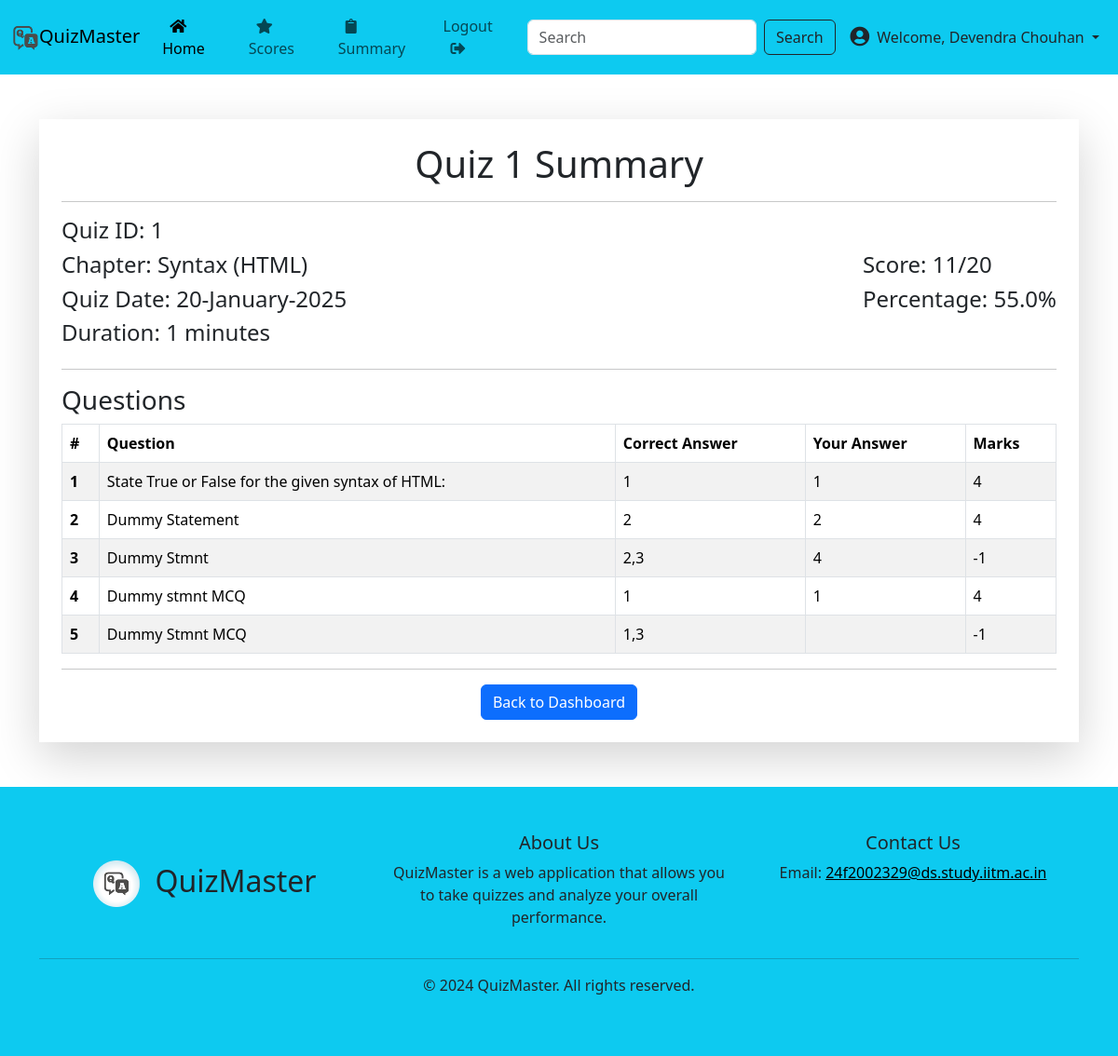
/user/quiz_score/1 (signed in), run on the app's committed database.
### app/models/models.py (models this page shows)
class Quiz(db.Model):
    id = db.Column(db.Integer, primary_key=True)
    quiz_date = db.Column(db.DateTime, nullable=True)
    duration = db.Column(db.Integer, nullable=False)
    status = db.Column(db.String(20), default='pending')
    chapter_id = db.Column(db.Integer, db.ForeignKey('chapter.id'), nullable=False)
    questions = db.relationship('Question', backref='quiz', lazy=True)

class Chapter(db.Model):
    id = db.Column(db.Integer, primary_key=True)
    name = db.Column(db.String(100), nullable=False)
    subject_id = db.Column(db.Integer, db.ForeignKey('subject.id'), nullable=False)
    quizzes = db.relationship('Quiz', backref='chapter', lazy=True)

class Subject(db.Model):
    id = db.Column(db.Integer, primary_key=True)
    name = db.Column(db.String(100), nullable=False)
    desc = db.Column(db.String(200), nullable=True)
    chapters = db.relationship('Chapter', backref='subject', lazy=True)

class Result(db.Model):
    id = db.Column(db.Integer, primary_key=True)
    user_id = db.Column(db.Integer, db.ForeignKey('user.id'), nullable=False)
    quiz_id = db.Column(db.Integer, db.ForeignKey('quiz.id'), nullable=False)
    score = db.Column(db.Integer, nullable=False)
    total_questions = db.Column(db.Integer, nullable=False)
    attempted_questions = db.Column(db.Integer, nullable=False)
    correct_answers = db.Column(db.Integer, nullable=False)
    partially_correct_answers = db.Column(db.Integer, nullable=False)
    wrong_answers = db.Column(db.Integer, nullable=False)
    skipped_questions = db.Column(db.Integer, nullable=False)
    status = db.Column(db.String(20), default='attempted')  # New status field
    created_at = db.Column(db.DateTime, default=datetime.now)
    total_marks_quiz = db.Column(db.Integer, nullable=False)
    user = db.relationship('User', backref='results', lazy=True)
    quiz = db.relationship('Quiz', backref='results', lazy=True)

class QuizAttempt(db.Model):
    id = db.Column(db.Integer, primary_key=True)
    quiz_id = db.Column(db.Integer, db.ForeignKey('quiz.id'), nullable=False)
    user_id = db.Column(db.Integer, db.ForeignKey('user.id'), nullable=False)
    question_id = db.Column(db.Integer, db.ForeignKey('question.id'), nullable=False)
    answers = db.Column(db.String(500), nullable=False)
    attempt_date = db.Column(db.DateTime, nullable=False, default=datetime.utcnow)
    user = db.relationship('User', backref='quiz_attempts', lazy=True)
    question = db.relationship('Question', backref='quiz_attempts', lazy=True)
    quiz = db.relationship('Quiz', backref='quiz_attempts', lazy=True)

class Question(db.Model):
    id = db.Column(db.Integer, primary_key=True)
    title = db.Column(db.String(200), nullable=False)
    text = db.Column(db.String(500), nullable=False)
    type = db.Column(db.String(20), nullable=False)
    quiz_id = db.Column(db.Integer, db.ForeignKey('quiz.id'), nullable=False)
    option1 = db.Column(db.String(200), nullable=True)
    option2 = db.Column(db.String(200), nullable=True)
    option3 = db.Column(db.String(200), nullable=True)
    option4 = db.Column(db.String(200), nullable=True)
    correct_options = db.Column(db.String(200), nullable=False)
    marks = db.Column(db.Integer, nullable=False, default=4)
    negative_marks = db.Column(db.Integer, nullable=False, default=0)
    question_image = db.Column(db.String(200), nullable=True)
    option1_image = db.Column(db.String(200), nullable=True)
    option2_image = db.Column(db.String(200), nullable=True)
    option3_image = db.Column(db.String(200), nullable=True)
    option4_image = db.Column(db.String(200), nullable=True)

### app/routes/user.py (the view)
@user_blueprint.route('quiz_score/<int:quiz_id>')
def quiz_score(quiz_id):
    quiz = Quiz.query.get(quiz_id)
    if not quiz:
        flash('Quiz not found!', 'error')
        return redirect(url_for('user.dashboard'))
    user_id = session.get('user_id')
    if not user_id:
        flash('You must be logged in to view quiz scores.', 'error')
        return redirect(url_for('auth.user_login'))
    result = Result.query.filter_by(user_id=user_id, quiz_id=quiz_id).first()
    if not result:
        flash('Quiz not attempted yet.', 'error')
        return redirect(url_for('user.dashboard'))
    quiz_data = QuizAttempt.query.filter_by(user_id=user_id, quiz_id=quiz_id).all()
    questions = Question.query.filter_by(quiz_id=quiz_id).all()
    return render_template('user/quiz_score.html', quiz=quiz, result=result, quiz_data=quiz_data, questions=questions)

### app/filters.py (called while the page is built)
def to_set(value):
    return set(value.split(','))

### app/templates/user/quiz_score.html
{% extends "base.html" %}
{% block content %}
<section class="vh-90 content">
    <div class="container my-5">
        <div class="shadow-lg p-4">
            <h1 class="text-center">Quiz {{quiz.id}} Summary</h1>
            <hr>
            <div class="d-flex justify-content-between align-items-center">
                <div>
                    <h4>Quiz ID: {{ quiz.id }}</h4>
                    <h4>Chapter: {{ quiz.chapter.name }} ({{ quiz.chapter.subject.name }})</h4>
                    <h4>Quiz Date: {{ quiz.quiz_date.strftime('%d-%B-%Y') }}</h4>
                    <h4>Duration: {{ quiz.duration }} minutes</h4>
                </div>
                <div>
                    <h4>Score: {{ result.score }}/{{ result.total_marks_quiz }}</h4>
                    <h4>Percentage: {{ ((result.score / result.total_marks_quiz) * 100) | round(2) }}%</h4>
                </div>
            </div>
            <hr>
            <h3>Questions</h3>
            <table class="table table-striped table-bordered">
                <thead>
                    <tr>
                        <th scope="col">#</th>
                        <th scope="col">Question</th>
                        <th scope="col">Correct Answer</th>
                        <th scope="col">Your Answer</th>
                        <th scope="col">Marks</th>
                    </tr>
                </thead>
                <tbody>
                    {% for data in quiz_data %}
                    <tr>
                        <th scope="row">{{ loop.index }}</th>
                        <td>{{ data.question.text }}</td>
                        <td>{{ data.question.correct_options }}</td>
                        <td>{{ (data.answers).replace("option","") }}</td>
                        {% set correct_options = data.question.correct_options|to_set %}
                        {% set user_answers = (data.answers).replace("option","")|to_set %}
                        {% if correct_options == user_answers %}
                            <td>{{ data.question.marks }}</td>
                        {% elif correct_options.issubset(user_answers) %}
                            <td>{{ data.question.marks / correct_options|length }}</td>
                        {% elif user_answers not in correct_options %}
                            <td>-1</td>
                        {% else %}
                            <td>0</td>
                        {% endif %}
                    </tr>
                    {% endfor %}
                </tbody>
            </table>
            <hr>
            <div class="text-center">
            <a href="{{ url_for('user.dashboard') }}" class="btn btn-primary">Back to Dashboard</a>
            </div>
        </div>
    </div>
</section>
{% endblock %}

### app/static/css/style.css (style rules this page uses)
body, html { height: 90vh; }
.content { min-height: 80vh; }

### data on the page
Quiz: id "1", quiz_date "20-January-2025", duration "1"
Chapter: chapter.name "Syntax"
Subject: chapter.subject.name "HTML"
Result: score "11", total_marks_quiz "20", ((result.score/result.total_marks_quiz)*100)|round(2) "55.0"
QuizAttempt: question.text "State True or False for the given syntax of HTML:", question.correct_options "1", answers "1", question.marks "4"
QuizAttempt: question.text "Dummy Statement", question.correct_options "2", answers "2", question.marks "4"
QuizAttempt: question.text "Dummy Stmnt", question.correct_options "2,3", answers "4", shows "-1"
QuizAttempt: question.text "Dummy stmnt MCQ", question.correct_options "1", answers "1", question.marks "4"
QuizAttempt: question.text "Dummy Stmnt MCQ", question.correct_options "1,3", shows "-1"

### other printed values
{{ session.get('full_name') or 'Profile' }} "Devendra Chouhan"
